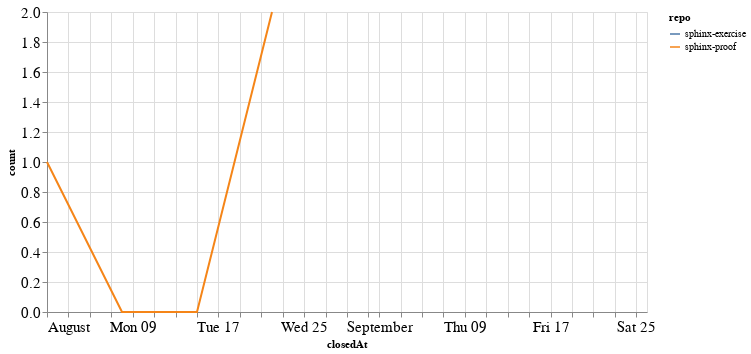

Notebook source saved alongside this figure:
### Code cell
closed_by_time = closed_by.groupby('repo').resample('W', on='closedAt').count()['author'].reset_index()
closed_by_time = closed_by_time.rename(columns={'author': 'count'})

alt.Chart(closed_by_time, width=600).mark_line().encode(
    x='closedAt',
    y='count',
    color='repo',
    tooltip="repo"
)

### Figure 1 — Vega-Lite specification as saved in the notebook (floating-point values rounded to 4 significant figures)
{"config": {"axisLeft": {"labelFontSize": 15}, "axisBottom": {"labelFontSize": 15}}, "data": {"name": "data-3a4066a9916a356634ee2d36378c4704"}, "mark": "line", "encoding": {"color": {"type": "nominal", "field": "repo"}, "tooltip": {"type": "nominal", "field": "repo"}, "x": {"type": "temporal", "field": "closedAt"}, "y": {"type": "quantitative", "field": "count"}}, "width": 600, "$schema": "https://vega.github.io/schema/vega-lite/v4.8.1.json", "datasets": {"data-3a4066a9916a356634ee2d36378c4704": [{"repo": "sphinx-exercise", "closedAt": "2021-09-26T00:00:00", "count": 1}, {"repo": "sphinx-proof", "closedAt": "2021-08-01T00:00:00", "count": 1}, {"repo": "sphinx-proof", "closedAt": "2021-08-08T00:00:00", "count": 0}, {"repo": "sphinx-proof", "closedAt": "2021-08-15T00:00:00", "count": 0}, {"repo": "sphinx-proof", "closedAt": "2021-08-22T00:00:00", "count": 2}]}}
